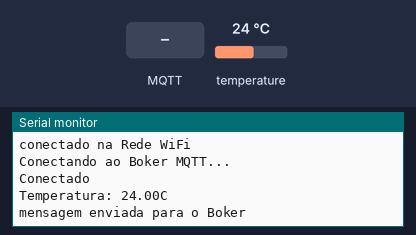
The sketch below on a simulated ESP8266 (NodeMCU). Parts: the last lines printed to the serial monitor. The test bench sets the inputs (shaded band); at power-on: temperature 24 °C. WiFi joins after 1.5 s; servers stay silent unless stated; no MQTT or app messages arrive unless stated.

Above: at 3.7 s.
3.8 s: MQTT message "1" arrives on the first subscribed topic
At 4.2 s:
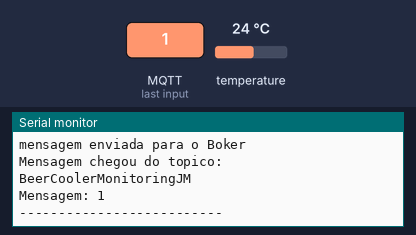
5.3 s: MQTT message "on" arrives on the first subscribed topic
At 6.0 s:
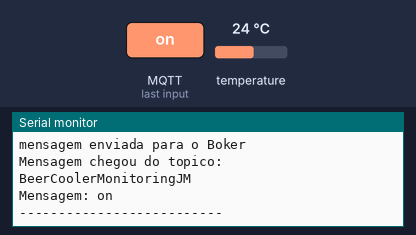
7.1 s: MQTT message "off" arrives on the first subscribed topic
At 8.2 s:
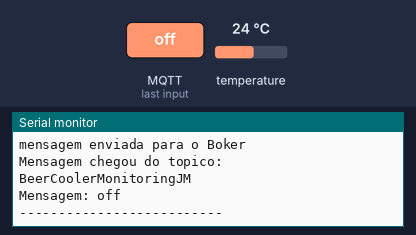
9.1 s: temperature set to 12 °C
At 9.58 s:
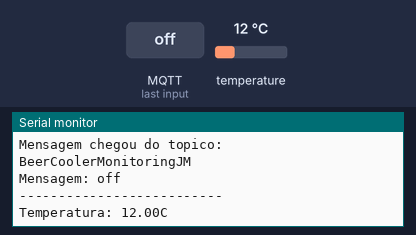
10.6 s: temperature set to 19 °C
At 12.5 s:
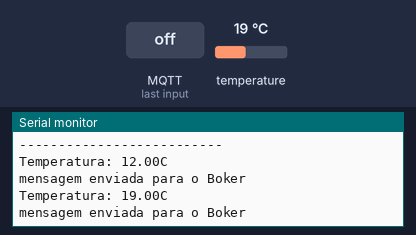
Timing chart, 0 to 13.1 s (numbered marks = the images above; inputs shaded):
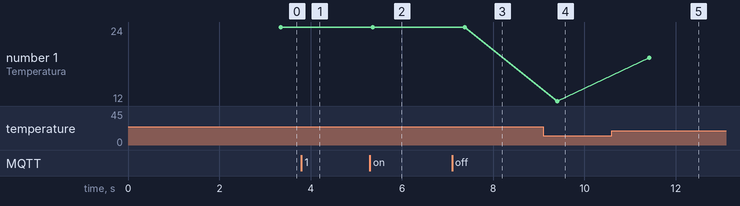

Measured:
- after the input at 3.8 s, the serial monitor: prints a new line at once (image 1)
- after the input at 5.3 s, the serial monitor: prints a new line after 0.33 s (image 2)
- after the input at 7.1 s, the serial monitor: prints a new line after 0.55 s (image 3)
- after the input at 9.1 s, the serial monitor: prints a new line after 0.30 s (image 4)
- after the input at 10.6 s, the serial monitor: prints a new line after 0.82 s (image 5)
- plotted number 1: 24 → 12 after the input at 9.1 s, 12 → 19 after the input at 10.6 s

The sketch:

MONITORAMENTO_DE_TEMPERATURA.ino
```cpp
#include <OneWire.h>
#include <DallasTemperature.h>
#include <ESP8266WiFi.h>
#include <PubSubClient.h>

#define INTERVALO_ENVIO 1000

#define DEBUG

#define DS18B20 5

//Informações da Rede WiFi
const char* ssid = "Robson";
const char* password = "91637890";

//configurador do broker MQTT
const char* mqttServer = "tailor.cloudmqtt.com";
const char* mqttUser = "yzsnwxyy";
const char* mqttPassword = "JAcJ4HL7Xngy";
const uint16_t mqttPort = 10593;
const char* mqttTopicSub = "BeerCoolerMonitoringJM";

int UltimoEnvioMQTT = 0;

float temperatura;

WiFiClient espClient;
PubSubClient client(espClient);

OneWire ourWire(DS18B20);
DallasTemperature sensors(&ourWire);

void setup() {

  Serial.begin(9600);


  WiFi.begin(ssid, password);
  while(WiFi.status() != WL_CONNECTED){
    delay(500);
    #ifdef DEBUG
    Serial.println("conectando ao WiFi...");
    #endif
  }
  #ifdef DEBUG
  Serial.println("conectado na Rede WiFi");
  #endif


  client.setServer(mqttServer, mqttPort);
  client.setCallback(callback);

  while(!client.connected()){
    #ifdef DEBUG
    Serial.println("Conectando ao Boker MQTT...");
    #endif

    if (client.connect("ESP8266Client", mqttUser, mqttPassword)){
      #ifdef DEBUG
      Serial.println("Conectado");
      #endif
    }else{
      #ifdef DEBUG
      Serial.print("falha estado ");
      Serial.print(client.state());
      #endif
      delay(2000);
    }
  }
  client.subscribe(mqttTopicSub);


  sensors.begin();
  delay(1000);

}
#ifdef DEBUG
void callback(char* topic, byte* payload, unsigned int length){

  //armazena msg recebida em uma string
  payload[length] ='\0';
  String strMSG = String((char*)payload);

  #ifdef DEBUG
  Serial.print("Mensagem chegou do topico: ");
  Serial.println(topic);
  Serial.print("Mensagem: ");
  Serial.print(strMSG);
  Serial.println();
  Serial.println("--------------------------");
  #endif
}
#endif


//função pra reconectar ao servido MQTT
void reconect() {
  //Enquanto estiver desconectado
  while (!client.connected()) {
    #ifdef DEBUG
    Serial.print("Tentando conectar ao servidor MQTT");
    #endif

    bool conectado = strlen(mqttUser) > 0 ?
                     client.connect("ESP8266Client", mqttUser, mqttPassword) :
                     client.connect("ESP8266Client");

    if(conectado) {
      #ifdef DEBUG
      Serial.println("Conectado!");
      #endif
      //subscreve no tópico
      client.subscribe(mqttTopicSub, 1); //nivel de qualidade: QoS 1
    } else {
      #ifdef DEBUG
      Serial.println("Falha durante a conexão.Code: ");
      Serial.println( String(client.state()).c_str());
      Serial.println("Tentando novamente em 10 s");
      #endif
      //Aguarda 10 segundos
      delay(10000);
    }
  }
}


void enviaTemperatura(){

  char MsgTemperaturaMQTT[10];
  char MsgAviso[10];

  #ifdef DEBUG
  sensors.requestTemperatures();
  temperatura = sensors.getTempCByIndex(0);
  Serial.print("Temperatura: ");
  Serial.print(temperatura);
  Serial.println("C");
  delay(250);
  Serial.println("mensagem enviada para o Boker");
  #endif

  sprintf(MsgTemperaturaMQTT, "%f", temperatura);
  client.publish("BeerCoolerMonitoringJM", MsgTemperaturaMQTT);
  //client.publish("BeerCoolerMonitoringJM", String(temperatura).c_str(),TRUE);

  if(temperatura < 0){
    sprintf(MsgAviso, "VAI CONGELAR!");
    client.publish("CadeMinhaGelada", MsgAviso);
  }
  if(temperatura >= 0 or temperatura <= 5){
    sprintf(MsgAviso, "MUITO GELADA!");
    client.publish("CadeMinhaGelada", MsgAviso);
  }
  if(temperatura > 5 or temperatura <= 7){
    sprintf(MsgAviso, "BEM GELADA!");
    client.publish("CadeMinhaGelada", MsgAviso);
  }
  if(temperatura >= 8 or temperatura <= 12){
    sprintf(MsgAviso, "GELADA!");
    client.publish("CadeMinhaGelada", MsgAviso);
  }
  if(temperatura > 12){
    sprintf(MsgAviso, "ta quente ainda!");
    client.publish("CadeMinhaGelada", MsgAviso);
  }

}


void loop() {

  if(!client.connected()){
    reconect();
  }

  if((millis() - UltimoEnvioMQTT) > INTERVALO_ENVIO){
     enviaTemperatura();
     UltimoEnvioMQTT = millis();
  }

  client.loop();
}
```
